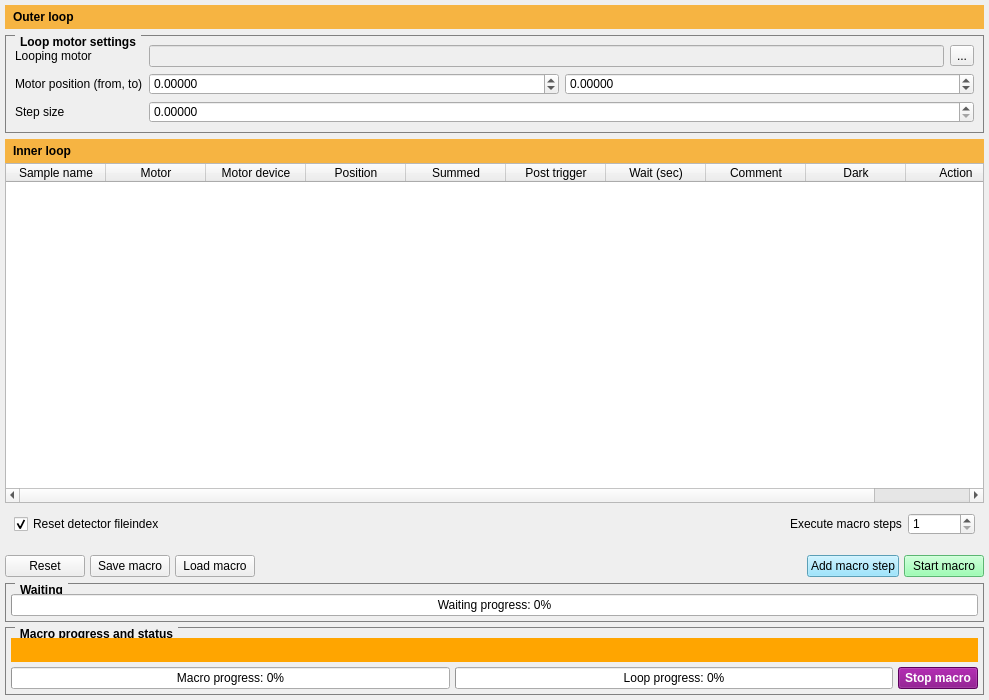
<?xml version="1.0" encoding="UTF-8"?>
<ui version="4.0">
 <class>Form</class>
 <widget class="QWidget" name="Form">
  <property name="geometry">
   <rect>
    <x>0</x>
    <y>0</y>
    <width>989</width>
    <height>700</height>
   </rect>
  </property>
  <property name="windowTitle">
   <string>Macro</string>
  </property>
  <property name="styleSheet">
   <string notr="true">QGroupBox {
    border: 1px solid gray;
    margin-top: 0.5em;
 font-weight:bold
}

QGroupBox::title {
    subcontrol-origin: margin;
    left: 10px;
    padding: 0 3px 0 3px;
 font-weight:bold
   
}</string>
  </property>
  <layout class="QGridLayout" name="gridLayout">
   <property name="margin">
    <number>5</number>
   </property>
   <property name="spacing">
    <number>5</number>
   </property>
   <item row="3" column="0">
    <widget class="QWidget" name="macro_main_controls" native="true">
     <layout class="QGridLayout" name="gridLayout_4">
      <property name="leftMargin">
       <number>0</number>
      </property>
      <property name="topMargin">
       <number>5</number>
      </property>
      <property name="rightMargin">
       <number>0</number>
      </property>
      <property name="bottomMargin">
       <number>0</number>
      </property>
      <property name="horizontalSpacing">
       <number>5</number>
      </property>
      <property name="verticalSpacing">
       <number>0</number>
      </property>
      <item row="0" column="1">
       <widget class="QPushButton" name="button_save_macro">
        <property name="text">
         <string>Save macro</string>
        </property>
       </widget>
      </item>
      <item row="0" column="2">
       <widget class="QPushButton" name="button_load_macro">
        <property name="text">
         <string>Load macro</string>
        </property>
       </widget>
      </item>
      <item row="0" column="3">
       <spacer name="horizontalSpacer_2">
        <property name="orientation">
         <enum>Qt::Horizontal</enum>
        </property>
        <property name="sizeHint" stdset="0">
         <size>
          <width>255</width>
          <height>24</height>
         </size>
        </property>
       </spacer>
      </item>
      <item row="0" column="4">
       <widget class="QPushButton" name="button_add_macro">
        <property name="enabled">
         <bool>true</bool>
        </property>
        <property name="styleSheet">
         <string notr="true">QPushButton{background:#80DFFF}
QPushButton:disabled{ background:silver;color:grey }</string>
        </property>
        <property name="text">
         <string>Add macro step</string>
        </property>
       </widget>
      </item>
      <item row="0" column="5">
       <widget class="QPushButton" name="button_run_macros">
        <property name="styleSheet">
         <string notr="true">QPushButton{background:#80FF9F}
QPushButton:disabled{ background:silver;color:grey }</string>
        </property>
        <property name="text">
         <string>Start macro</string>
        </property>
       </widget>
      </item>
      <item row="0" column="0">
       <widget class="QPushButton" name="button_macro_reset">
        <property name="text">
         <string>Reset</string>
        </property>
       </widget>
      </item>
     </layout>
    </widget>
   </item>
   <item row="4" column="0">
    <widget class="QGroupBox" name="macro_wait_controls">
     <property name="styleSheet">
      <string notr="true">QGroupBox {
    border: 1px solid gray;
    margin-top: 0.5em;
 font-weight:bold
}

QGroupBox::title {
    subcontrol-origin: margin;
    left: 10px;
    padding: 0 3px 0 3px;
 font-weight:bold
   
}</string>
     </property>
     <property name="title">
      <string>Waiting</string>
     </property>
     <layout class="QGridLayout" name="gridLayout_9">
      <property name="leftMargin">
       <number>5</number>
      </property>
      <property name="topMargin">
       <number>10</number>
      </property>
      <property name="rightMargin">
       <number>5</number>
      </property>
      <property name="bottomMargin">
       <number>5</number>
      </property>
      <property name="spacing">
       <number>5</number>
      </property>
      <item row="0" column="0">
       <widget class="QProgressBar" name="macro_waiting_progressbar">
        <property name="value">
         <number>0</number>
        </property>
        <property name="format">
         <string>Waiting progress: %p%</string>
        </property>
       </widget>
      </item>
     </layout>
    </widget>
   </item>
   <item row="5" column="0">
    <widget class="QGroupBox" name="macro_steps_controls">
     <property name="enabled">
      <bool>true</bool>
     </property>
     <property name="styleSheet">
      <string notr="true">QGroupBox {
    border: 1px solid gray;
    margin-top: 0.5em;
 font-weight:bold
}

QGroupBox::title {
    subcontrol-origin: margin;
    left: 10px;
    padding: 0 3px 0 3px;
 font-weight:bold
   
}</string>
     </property>
     <property name="title">
      <string>Macro progress and status</string>
     </property>
     <layout class="QGridLayout" name="gridLayout_6">
      <property name="leftMargin">
       <number>5</number>
      </property>
      <property name="topMargin">
       <number>10</number>
      </property>
      <property name="rightMargin">
       <number>5</number>
      </property>
      <property name="bottomMargin">
       <number>5</number>
      </property>
      <property name="spacing">
       <number>5</number>
      </property>
      <item row="0" column="0" colspan="2">
       <widget class="QLabel" name="current_operation_status">
        <property name="styleSheet">
         <string notr="true">background:orange;padding:5</string>
        </property>
        <property name="text">
         <string/>
        </property>
       </widget>
      </item>
      <item row="1" column="0" colspan="2">
       <layout class="QHBoxLayout" name="horizontalLayout_3">
        <item>
         <widget class="QProgressBar" name="macro_progressbar">
          <property name="value">
           <number>0</number>
          </property>
          <property name="format">
           <string>Macro progress: %p%</string>
          </property>
         </widget>
        </item>
        <item>
         <widget class="QProgressBar" name="loop_macro_progressbar">
          <property name="enabled">
           <bool>true</bool>
          </property>
          <property name="autoFillBackground">
           <bool>false</bool>
          </property>
          <property name="value">
           <number>0</number>
          </property>
          <property name="textVisible">
           <bool>true</bool>
          </property>
          <property name="invertedAppearance">
           <bool>false</bool>
          </property>
          <property name="textDirection">
           <enum>QProgressBar::TopToBottom</enum>
          </property>
          <property name="format">
           <string>Loop progress: %p%</string>
          </property>
         </widget>
        </item>
        <item>
         <widget class="QPushButton" name="input_macro_halt">
          <property name="styleSheet">
           <string notr="true">QPushButton{background:purple;font-weight:bold;color:#fff;}
QPushButton:disabled{ background:silver;color:grey }</string>
          </property>
          <property name="text">
           <string>Stop macro</string>
          </property>
         </widget>
        </item>
       </layout>
      </item>
     </layout>
    </widget>
   </item>
   <item row="2" column="0">
    <widget class="QWidget" name="repaet_macro_layout" native="true">
     <layout class="QGridLayout" name="gridLayout_8">
      <property name="sizeConstraint">
       <enum>QLayout::SetNoConstraint</enum>
      </property>
      <property name="topMargin">
       <number>5</number>
      </property>
      <item row="0" column="1">
       <spacer name="horizontalSpacer_3">
        <property name="orientation">
         <enum>Qt::Horizontal</enum>
        </property>
        <property name="sizeHint" stdset="0">
         <size>
          <width>40</width>
          <height>20</height>
         </size>
        </property>
       </spacer>
      </item>
      <item row="0" column="2">
       <widget class="QLabel" name="label_8">
        <property name="sizePolicy">
         <sizepolicy hsizetype="Preferred" vsizetype="Preferred">
          <horstretch>0</horstretch>
          <verstretch>0</verstretch>
         </sizepolicy>
        </property>
        <property name="text">
         <string>Execute macro steps</string>
        </property>
       </widget>
      </item>
      <item row="0" column="3">
       <widget class="QSpinBox" name="repeat_macro">
        <property name="minimum">
         <number>1</number>
        </property>
        <property name="maximum">
         <number>999999999</number>
        </property>
       </widget>
      </item>
      <item row="0" column="0">
       <widget class="QCheckBox" name="macro_reset_fileindex">
        <property name="text">
         <string>Reset detector fileindex</string>
        </property>
        <property name="checked">
         <bool>true</bool>
        </property>
       </widget>
      </item>
     </layout>
    </widget>
   </item>
   <item row="1" column="0">
    <widget class="QWidget" name="widget_select" native="true">
     <layout class="QGridLayout" name="gridLayout_2">
      <property name="margin">
       <number>0</number>
      </property>
      <property name="spacing">
       <number>0</number>
      </property>
      <item row="0" column="0">
       <widget class="QWidget" name="macro_controls_loop" native="true">
        <property name="enabled">
         <bool>true</bool>
        </property>
        <property name="styleSheet">
         <string notr="true">b</string>
        </property>
        <layout class="QGridLayout" name="loop_macro_controls">
         <property name="horizontalSpacing">
          <number>0</number>
         </property>
         <property name="margin">
          <number>0</number>
         </property>
         <item row="0" column="0" colspan="2">
          <widget class="QLabel" name="label_27">
           <property name="styleSheet">
            <string notr="true">font-weight:bold;background:#f6b442;padding:5</string>
           </property>
           <property name="text">
            <string>Outer loop</string>
           </property>
          </widget>
         </item>
         <item row="2" column="0" colspan="2">
          <widget class="QLabel" name="label_28">
           <property name="styleSheet">
            <string notr="true">font-weight:bold;background:#f6b442;padding:5</string>
           </property>
           <property name="text">
            <string>Inner loop</string>
           </property>
          </widget>
         </item>
         <item row="1" column="0">
          <widget class="QGroupBox" name="groupBox_3">
           <property name="styleSheet">
            <string notr="true"/>
           </property>
           <property name="title">
            <string>Loop motor settings</string>
           </property>
           <layout class="QGridLayout" name="gridLayout_5">
            <item row="1" column="0">
             <widget class="QLabel" name="label_23">
              <property name="text">
               <string>Motor position (from, to)</string>
              </property>
             </widget>
            </item>
            <item row="0" column="1">
             <layout class="QHBoxLayout" name="horizontalLayout_21">
              <item>
               <widget class="QLineEdit" name="macro_input_motor_loop">
                <property name="enabled">
                 <bool>false</bool>
                </property>
               </widget>
              </item>
              <item>
               <widget class="QToolButton" name="macro_button_select_motor_loop">
                <property name="cursor">
                 <cursorShape>PointingHandCursor</cursorShape>
                </property>
                <property name="text">
                 <string>...</string>
                </property>
               </widget>
              </item>
             </layout>
            </item>
            <item row="2" column="1">
             <widget class="QDoubleSpinBox" name="macro_loop_step">
              <property name="toolTip">
               <string>Specify step size</string>
              </property>
              <property name="decimals">
               <number>5</number>
              </property>
              <property name="maximum">
               <double>99999.000000000000000</double>
              </property>
             </widget>
            </item>
            <item row="1" column="1">
             <layout class="QHBoxLayout" name="horizontalLayout_20">
              <item>
               <widget class="QDoubleSpinBox" name="macro_loop_start">
                <property name="toolTip">
                 <string>Specify motor start position</string>
                </property>
                <property name="statusTip">
                 <string/>
                </property>
                <property name="whatsThis">
                 <string/>
                </property>
                <property name="decimals">
                 <number>5</number>
                </property>
                <property name="minimum">
                 <double>-99999.000000000000000</double>
                </property>
                <property name="maximum">
                 <double>99999.000000000000000</double>
                </property>
               </widget>
              </item>
              <item>
               <widget class="QDoubleSpinBox" name="macro_loop_end">
                <property name="toolTip">
                 <string>Specify motor end position</string>
                </property>
                <property name="decimals">
                 <number>5</number>
                </property>
                <property name="minimum">
                 <double>-99999.000000000000000</double>
                </property>
                <property name="maximum">
                 <double>99999.000000000000000</double>
                </property>
                <property name="value">
                 <double>0.000000000000000</double>
                </property>
               </widget>
              </item>
             </layout>
            </item>
            <item row="2" column="0">
             <widget class="QLabel" name="label_26">
              <property name="text">
               <string>Step size</string>
              </property>
             </widget>
            </item>
            <item row="0" column="0">
             <widget class="QLabel" name="label_22">
              <property name="text">
               <string>Looping motor</string>
              </property>
             </widget>
            </item>
           </layout>
           <zorder>label_23</zorder>
           <zorder></zorder>
           <zorder>macro_loop_step</zorder>
           <zorder></zorder>
           <zorder>label_26</zorder>
           <zorder>label_22</zorder>
          </widget>
         </item>
        </layout>
       </widget>
      </item>
      <item row="2" column="0">
       <widget class="QTableWidget" name="table">
        <property name="enabled">
         <bool>true</bool>
        </property>
        <property name="editTriggers">
         <set>QAbstractItemView::DoubleClicked</set>
        </property>
        <property name="showGrid">
         <bool>true</bool>
        </property>
        <property name="gridStyle">
         <enum>Qt::SolidLine</enum>
        </property>
        <attribute name="horizontalHeaderCascadingSectionResizes">
         <bool>true</bool>
        </attribute>
        <attribute name="horizontalHeaderStretchLastSection">
         <bool>true</bool>
        </attribute>
        <attribute name="verticalHeaderCascadingSectionResizes">
         <bool>true</bool>
        </attribute>
        <attribute name="verticalHeaderStretchLastSection">
         <bool>false</bool>
        </attribute>
        <attribute name="horizontalHeaderStretchLastSection">
         <bool>true</bool>
        </attribute>
        <attribute name="horizontalHeaderCascadingSectionResizes">
         <bool>true</bool>
        </attribute>
        <attribute name="verticalHeaderCascadingSectionResizes">
         <bool>true</bool>
        </attribute>
        <attribute name="verticalHeaderStretchLastSection">
         <bool>false</bool>
        </attribute>
        <column>
         <property name="text">
          <string>Sample name</string>
         </property>
        </column>
        <column>
         <property name="text">
          <string>Motor</string>
         </property>
        </column>
        <column>
         <property name="text">
          <string>Motor device</string>
         </property>
        </column>
        <column>
         <property name="text">
          <string>Position</string>
         </property>
        </column>
        <column>
         <property name="text">
          <string>Summed</string>
         </property>
        </column>
        <column>
         <property name="text">
          <string>Post trigger</string>
         </property>
        </column>
        <column>
         <property name="text">
          <string>Wait (sec)</string>
         </property>
        </column>
        <column>
         <property name="text">
          <string>Comment</string>
         </property>
        </column>
        <column>
         <property name="text">
          <string>Dark</string>
         </property>
        </column>
        <column>
         <property name="text">
          <string>Action</string>
         </property>
        </column>
       </widget>
      </item>
     </layout>
    </widget>
   </item>
  </layout>
 </widget>
 <resources/>
 <connections>
  <connection>
   <sender>button_macro_reset</sender>
   <signal>clicked()</signal>
   <receiver>Form</receiver>
   <slot>action_reset_macro()</slot>
   <hints>
    <hint type="sourcelabel">
     <x>49</x>
     <y>529</y>
    </hint>
    <hint type="destinationlabel">
     <x>2</x>
     <y>486</y>
    </hint>
   </hints>
  </connection>
  <connection>
   <sender>button_save_macro</sender>
   <signal>clicked()</signal>
   <receiver>Form</receiver>
   <slot>action_save_macro()</slot>
   <hints>
    <hint type="sourcelabel">
     <x>184</x>
     <y>529</y>
    </hint>
    <hint type="destinationlabel">
     <x>131</x>
     <y>486</y>
    </hint>
   </hints>
  </connection>
  <connection>
   <sender>button_load_macro</sender>
   <signal>clicked()</signal>
   <receiver>Form</receiver>
   <slot>action_load_macro()</slot>
   <hints>
    <hint type="sourcelabel">
     <x>278</x>
     <y>529</y>
    </hint>
    <hint type="destinationlabel">
     <x>255</x>
     <y>486</y>
    </hint>
   </hints>
  </connection>
  <connection>
   <sender>button_run_macros</sender>
   <signal>clicked()</signal>
   <receiver>Form</receiver>
   <slot>action_start_macro()</slot>
   <hints>
    <hint type="sourcelabel">
     <x>956</x>
     <y>529</y>
    </hint>
    <hint type="destinationlabel">
     <x>538</x>
     <y>486</y>
    </hint>
   </hints>
  </connection>
  <connection>
   <sender>Form</sender>
   <signal>created()</signal>
   <receiver>macro_steps_controls</receiver>
   <slot>hide()</slot>
   <hints>
    <hint type="sourcelabel">
     <x>513</x>
     <y>4</y>
    </hint>
    <hint type="destinationlabel">
     <x>318</x>
     <y>676</y>
    </hint>
   </hints>
  </connection>
  <connection>
   <sender>Form</sender>
   <signal>created()</signal>
   <receiver>macro_wait_controls</receiver>
   <slot>hide()</slot>
   <hints>
    <hint type="sourcelabel">
     <x>668</x>
     <y>2</y>
    </hint>
    <hint type="destinationlabel">
     <x>681</x>
     <y>585</y>
    </hint>
   </hints>
  </connection>
  <connection>
   <sender>input_macro_halt</sender>
   <signal>clicked()</signal>
   <receiver>Form</receiver>
   <slot>action_halt_macro()</slot>
   <hints>
    <hint type="sourcelabel">
     <x>949</x>
     <y>669</y>
    </hint>
    <hint type="destinationlabel">
     <x>865</x>
     <y>699</y>
    </hint>
   </hints>
  </connection>
  <connection>
   <sender>button_add_macro</sender>
   <signal>clicked()</signal>
   <receiver>Form</receiver>
   <slot>action_open_dialog_add_macro()</slot>
   <hints>
    <hint type="sourcelabel">
     <x>803</x>
     <y>530</y>
    </hint>
    <hint type="destinationlabel">
     <x>740</x>
     <y>512</y>
    </hint>
   </hints>
  </connection>
  <connection>
   <sender>table</sender>
   <signal>itemChanged(QTableWidgetItem*)</signal>
   <receiver>Form</receiver>
   <slot>action_macro_edited()</slot>
   <hints>
    <hint type="sourcelabel">
     <x>422</x>
     <y>371</y>
    </hint>
    <hint type="destinationlabel">
     <x>423</x>
     <y>1</y>
    </hint>
   </hints>
  </connection>
 </connections>
 <slots>
  <signal>created()</signal>
  <slot>action_macro_edited()</slot>
  <slot>action_macro_type_changed()</slot>
  <slot>action_reset_macro()</slot>
  <slot>action_halt_macro()</slot>
  <slot>action_start_macro()</slot>
  <slot>action_save_macro()</slot>
  <slot>action_load_macro()</slot>
  <slot>action_add_macro()</slot>
  <slot>action_halt_all_devices()</slot>
  <slot>action_open_dialog_add_macro()</slot>
 </slots>
</ui>
